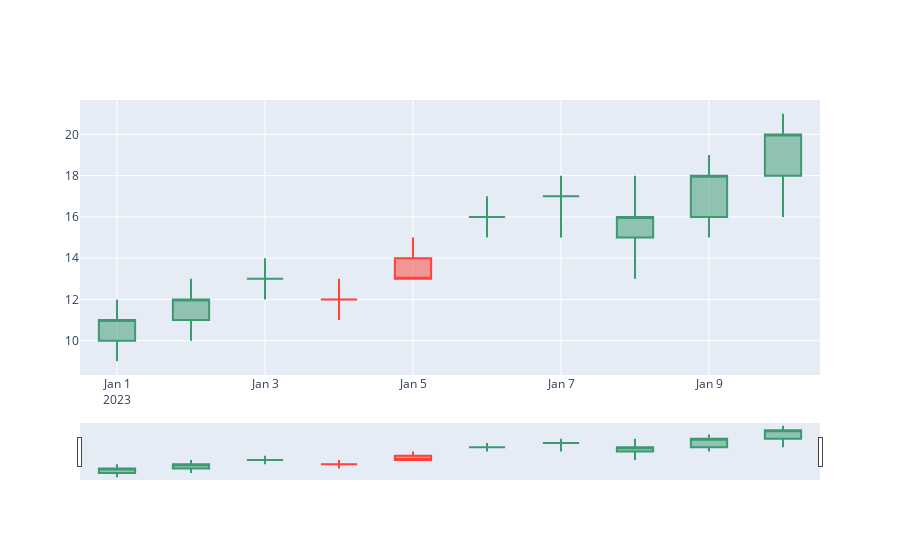

Write notebook code for a chart like this one.
### Code cell
import pandas as pd
import plotly.graph_objects as go

# Example data
df = pd.DataFrame({
    "Date": pd.date_range("2023-01-01", periods=10),
    "Open": [10,11,13,12,14,16,17,15,16,18],
    "High": [12,13,14,13,15,17,18,18,19,21],
    "Low": [9,10,12,11,13,15,15,13,15,16],
    "Close": [11,12,13,12,13,16,17,16,18,20]
})
figure = go.Figure(data=[go.Candlestick(x=df["Date"],
                                        open=df["Open"], 
                                        high=df["High"],
                                        low=df["Low"], 
                                        close=df["Close"])])
figure.show()

### Figure 1 — Plotly figure (JSON) as saved in the notebook; plotly's stock layout.template omitted (floating-point values rounded to 4 significant figures)
{"data": [{"close": [11, 12, 13, 12, 13, 16, 17, 16, 18, 20], "high": [12, 13, 14, 13, 15, 17, 18, 18, 19, 21], "low": [9, 10, 12, 11, 13, 15, 15, 13, 15, 16], "open": [10, 11, 13, 12, 14, 16, 17, 15, 16, 18], "type": "candlestick", "x": ["2023-01-01T00:00:00.000000000", "2023-01-02T00:00:00.000000000", "2023-01-03T00:00:00.000000000", "2023-01-04T00:00:00.000000000", "2023-01-05T00:00:00.000000000", "2023-01-06T00:00:00.000000000", "2023-01-07T00:00:00.000000000", "2023-01-08T00:00:00.000000000", "2023-01-09T00:00:00.000000000", "2023-01-10T00:00:00.000000000"]}], "layout": {"autosize": true, "xaxis": {"autorange": true, "range": ["2022-12-31 12:00", "2023-01-10 12:00"], "rangeslider": {"autorange": true, "range": ["2022-12-31 12:00", "2023-01-10 12:00"], "yaxis": {"_template": null, "rangemode": "match"}}, "type": "date"}, "yaxis": {"autorange": true, "range": [8.333, 21.67]}}}
